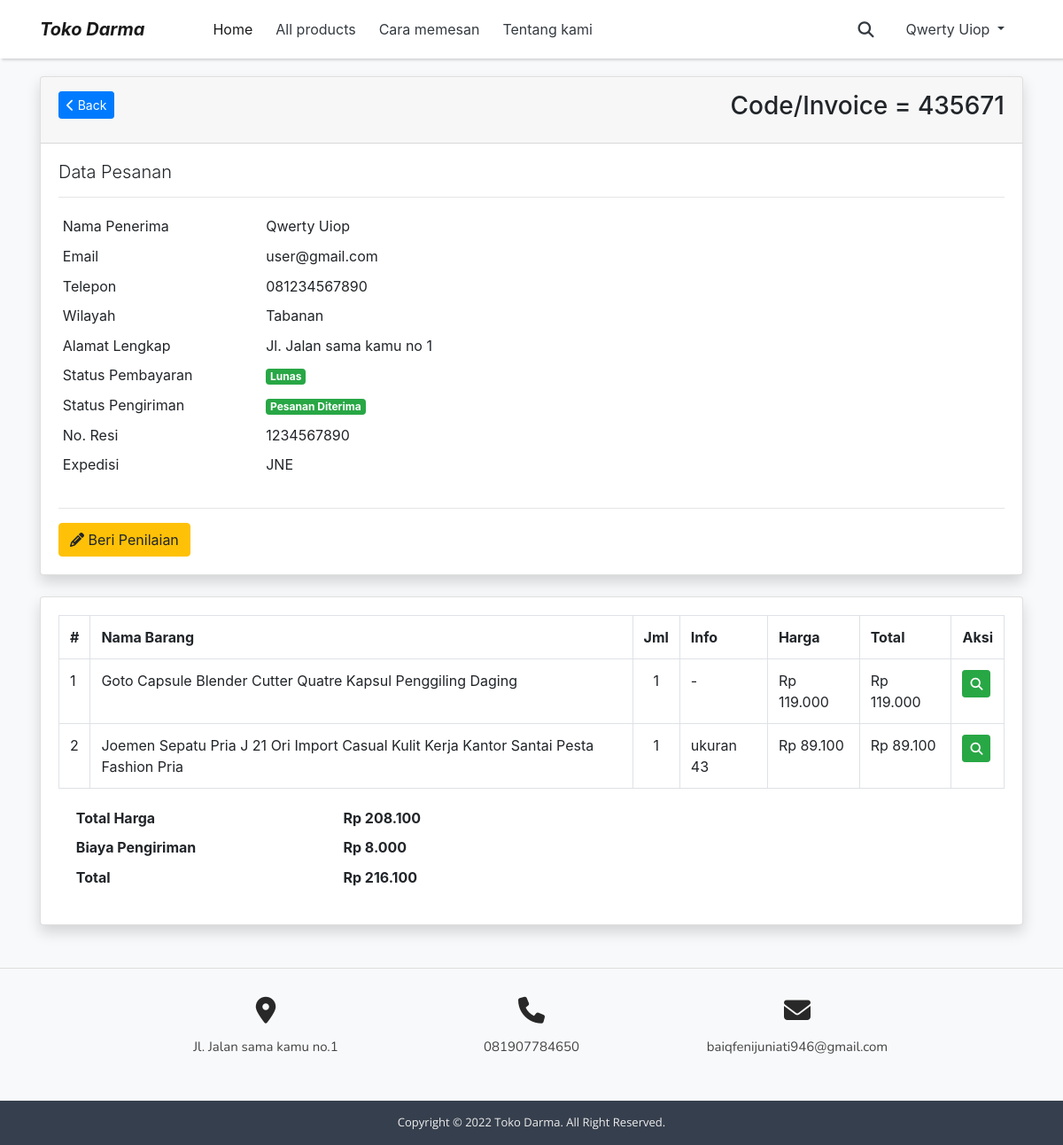
/index.php?page=history&invoice=435671 (signed in), run on the app's committed database.
### tables this page shows
CREATE TABLE `invoice` (
  `id` int(11) NOT NULL,
  `invoice_code` varchar(10) NOT NULL,
  `name` varchar(50) NOT NULL,
  `email` varchar(50) NOT NULL,
  `telp` varchar(20) NOT NULL,
  `region` int(11) NOT NULL,
  `address` text NOT NULL,
  `ongkir` varchar(10) NOT NULL,
  `total_price` int(11) NOT NULL,
  `total_all` int(11) NOT NULL,
  `date_input` datetime NOT NULL,
  `status_payment` int(1) NOT NULL,
  `status_delivery` int(1) NOT NULL,
  `bukti_transfer` varchar(100) NOT NULL,
  `no_resi` varchar(50) NOT NULL,
  `expedisi` varchar(50) NOT NULL
);

CREATE TABLE `region` (
  `id` int(11) NOT NULL,
  `region` varchar(100) NOT NULL,
  `price` int(11) NOT NULL
);

CREATE TABLE `transaction` (
  `id` int(11) NOT NULL,
  `id_invoice` int(11) NOT NULL,
  `product_name` varchar(100) NOT NULL,
  `price` int(11) NOT NULL,
  `qty` int(11) NOT NULL,
  `link` varchar(100) NOT NULL,
  `ket` varchar(200) NOT NULL
);

CREATE TABLE `settings` (
  `id` int(11) NOT NULL,
  `promo` int(11) NOT NULL,
  `promo_time` varchar(40) NOT NULL,
  `short_desc` text NOT NULL,
  `address` varchar(100) NOT NULL,
  `logo` varchar(30) NOT NULL,
  `favicon` varchar(30) NOT NULL
);

CREATE TABLE `general` (
  `id` int(11) NOT NULL,
  `app_name` varchar(50) NOT NULL,
  `slogan` varchar(150) NOT NULL,
  `navbar_color` varchar(10) NOT NULL,
  `host_mail` varchar(50) NOT NULL,
  `port_mail` varchar(5) NOT NULL,
  `crypto_mail` varchar(10) NOT NULL,
  `account_mail` varchar(50) NOT NULL,
  `pass_mail` varchar(150) NOT NULL,
  `whatsapp` varchar(20) NOT NULL,
  `whatsappv2` varchar(20) NOT NULL,
  `email_contact` varchar(50) NOT NULL
);

### index.php (called while the page is built, shortened)
<?php
require_once 'routes.php';
require_once 'include/cfg.php';
require_once 'include/func.php';
include "module/templates/index.php";

### routes.php (called while the page is built, shortened)
<?php
if(isset($_GET['page'])){
    $url = $_GET['page'];
    if($url == "about"){
        $page = "module/pages/about.php";
        $css  = 'page.css';
        $responsive = '';
    }else if($url == "cara_pemesanan"){
        $page = "module/pages/cara_pemesanan.php";
        $css  = 'page.css';
        $responsive = '';
    }else if($url == "rekening"){
        $page = "module/pages/norekening.php";
        $css  = 'page.css';
        $responsive = '';
    }else if($url == "cart"){
        $page = "module/pages/cart.php";
        $css  = 'cart.css';
        $responsive = '';
    }else if($url == "products"){
        $page = "module/pages/products.php";
        $css = 'products.css';
        $responsive = 'product-responsive.css';
    }else if($url == "payment"){
        $page = "module/pages/payment.php";
        $css = 'payment.css';
        $responsive = '';
    }else if($url == "history"){
        $css = 'page.css';
        $responsive = '';
    }
}

### include/func.php (called while the page is built, shortened)
<?php
function string2Number($cString){
    return str_replace(",","",$cString) ;
}
function number2String($nNumber,$nDecimals=0){
    $nNumber = floatval(string2Number($nNumber)) ;
    return number_format($nNumber,$nDecimals,",",".") ;
}

### module/pages/history.php (the view, shortened to what this page needs)
<?php
if(isset($_GET['invoice']) && $_GET['invoice'] <> ""){
    $cInvoice = $_GET['invoice'];
    $dbData = mysqli_query($db,"select * from invoice where invoice_code='$cInvoice'");
    $vaInvoice = mysqli_fetch_array($dbData);
    $dbRegion = mysqli_query($db,"select * from region where id='{$vaInvoice['region']}'");
    $vaRegion = mysqli_fetch_array($dbRegion);
    $vaRating = array();
?>
<div class="container" style="margin-top:20px;">
	<div class="card shadow mb-4">
		<div class="card-header py-3">
            <a href="?page=history" class="btn btn-sm btn-primary"><i class="fa fa-chevron-left"></i> Back</a>
            <h1 class="h3 mb-2 text-gray-800 mb-2" style="float:right">Code/Invoice = <?= $vaInvoice['invoice_code']; ?></h1>
		</div>
		<div class="card-body">
            <h3 class="lead"> Data Pesanan</h3>
            <hr>
            <div class="row">
                <div class="col-md-6">
                    <table class="table table-sm table-borderless">
                        <tr>
                            <td>Nama Penerima</td>
                            <td><?= $vaInvoice['name']; ?></td>
                        </tr>
                        <tr>
                            <td>Email</td>
                            <td><?= $vaInvoice['email']; ?></td>
                        </tr>
                        <tr>
                            <td>Telepon</td>
                            <td><?= $vaInvoice['telp']; ?></td>
                        </tr>
                        <tr>
                            <td>Wilayah</td>
                            <td><?= $vaRegion['region']; ?></td>
                        </tr>
                        <tr>
                            <td>Alamat Lengkap</td>
                            <td><?= $vaInvoice['address']; ?></td>
                        </tr>
                        <tr>
                            <td>Status Pembayaran</td>
                            <?php if($vaInvoice['status_payment'] == 1){ ?>
                                <td><span class="badge badge-success">Lunas</span></td>
                            <?php
                                }
                            ?>
                        </tr>
                        <tr>
                            <td>Status Pengiriman</td>
                            <?php
                                if($vaInvoice['status_delivery'] == 3){
                            ?>
                                <td><span class="badge badge-success">Pesanan Diterima</span></td>
                            <?php
                                }else if($vaInvoice['status_delivery'] == 2){
                            ?>
                                <td><span class="badge badge-info">Dikirim</span></td>
                            <?php
                                }else if($vaInvoice['status_delivery'] == 1){
                            ?>
                                <td><span class="badge badge-warning">Dikemas</span></td>
                            <?php
                                }else{ ?>
                                <td><span class="badge badge-danger">Belum Dikirim</span></td>
                            <?php } ?>
                        </tr>
                        <?php
                            if($vaInvoice['status_delivery'] >= 2){
                        ?>
                        <tr>
                            <td>No. Resi</td>
                            <td><?=$vaInvoice['no_resi']?></td>
                        </tr>
                        <tr>
                            <td>Expedisi</td>
                            <td><?=$vaInvoice['expedisi']?></td>
                        </tr>
                        <?php
                            }
                        ?>
                    </table>
                </div>
            </div>
            <hr>
            <?php
            if($vaInvoice['status_payment'] == 1 && $vaInvoice['status_delivery'] == 3){
                if(count($vaRating) > 0){
            ?>
                <a class="btn btn-default btn-outline-info" data-toggle="modal" data-target="#modalPenilaian" onclick="showModalPenilaian('<?= $vaInvoice['invoice_code']; ?>')">
                    <i class="fa fa-star"></i>
                    Lihat Penilaian
                </a>
            <?php
                }else{
            ?>
                <a class="btn btn-warning" data-toggle="modal" data-target="#modalPenilaian" onclick="showModalPenilaian('<?= $vaInvoice['invoice_code']; ?>')">
                    <i class="fa fa-pencil"></i>
                    Beri Penilaian
                </a>
            <?php
                }
            }
            ?>
		</div>
	</div>
    <div class="card shadow mb-5">
        <div class="card-body">
            <table class="table table-bordered">
                <tr>
                    <th>#</th>
                    <th>Nama Barang</th>
                    <th>Jml</th>
                    <th>Info</th>
                    <th>Harga</th>
                    <th>Total</th>
                    <th>Aksi</th>
                <?php
                $no=1;
                $dbOrder = mysqli_query($db,"select * from transaction where id_invoice='$cInvoice'");
                while($data = mysqli_fetch_array($dbOrder)){ ?>
                </tr>
                    <td><?= $no; ?></td>
                    <td><?= $data['product_name']; ?></td>
                    <td class="text-center"><?= $data['qty']; ?></td>
                    <?php if($data['ket'] == ""){ ?>
                        <td>-</td>
                    <?php }else{ ?>
                        <td><?= $data['ket']; ?></td>
                    <?php } ?>
                    <td>Rp <?= number2String($data['price']); ?></td>
                    <?php $total = $data['price'] * $data['qty']; ?>
                    <td>Rp <?= number2String($total); ?></td>
                    <td>
                        <a href="index.php?p=<?= $data['link']; ?>" target="_blank" class="btn btn-sm btn-success"><i class="fa fa-search"></i></a>
                    </td>
                <?php
                    $no++;
                    }
                ?>
            </table>
            <div class="col-md-6">
                <table class="table table-borderless table-sm">
                    <tr>
                        <th>Total Harga</th>
                        <th>Rp <?= number2String($vaInvoice['total_price']); ?></script></th>
                    </tr>
                    <tr>
                        <th>Biaya Pengiriman</th>
                        <th>Rp <?= number2String($vaInvoice['ongkir']); ?></th>
                    </tr>
                    <tr>
                        <th>Total</th>
                        <th>Rp <?= number2String($vaInvoice['total_all']); ?></th>
                    </tr>
                </table>
            </div>
        </div>
    </div>
</div>
<?php
}
?>

### module/templates/index.php (shortened to what this page needs)
<?php
    $dbSettings    = mysqli_query($db,"select * from settings");
    $vaSettings    = mysqli_fetch_array($dbSettings);
    $dbGeneral     = mysqli_query($db,"select * from general");
    $vaGeneral     = mysqli_fetch_array($dbGeneral);
?>
<!doctype html>
<html lang="en">
  <head>
    <link rel="stylesheet" href="https://stackpath.bootstrapcdn.com/bootstrap/4.4.1/css/bootstrap.min.css">
    <link rel="stylesheet" href="assets/css/fonts.css">
    <link rel="stylesheet" type="text/css" href="assets/css/app.css">
    <link rel="stylesheet" type="text/css" href="assets/css/app-responsive.css">
    <link rel="stylesheet" type="text/css" href="assets/css/<?= $css?>">
    <link rel="stylesheet" type="text/css" href="assets/css/<?= $responsive?>">
    <link rel="stylesheet" href="assets/icofont/icofont.min.css">
    <link rel="stylesheet" type="text/css" href="//cdn.jsdelivr.net/npm/slick-carousel@1.8.1/slick/slick.css"/>
    <link rel="stylesheet" href="assets/select2-4.0.6-rc.1/dist/css/select2.min.css">
    <link rel="stylesheet" href="assets/lightbox2-2.11.1/dist/css/lightbox.css">
  </head>
  <body style="background-color: #f8f9fa !important;">
  <nav class="navbar fixed-top navbar-expand-lg navbar-light bg-light" style="background-color:#fff!important;box-shadow: rgba(0, 0, 0, 0.15) 1.95px 1.95px 2.6px;">
  <div class="container">
    <a class="navbar-brand mr-5" href="index.php" style="font-weight: 700;font-style: italic;">
      Toko Darma
    </a>
    <div class="collapse navbar-collapse ml-3" id="navbarSupportedContent">
      <ul class="navbar-nav mr-auto">
        <li class="nav-item active">
          <a class="nav-link" href="index.php">Home</a>
        </li>
        <li class="nav-item">
          <a class="nav-link text-dark" href="?page=products">All products</a>
        </li>
        <li class="nav-item">
          <a class="nav-link text-dark" href="?page=cara_pemesanan">Cara memesan</a>
        </li>
        <li class="nav-item">
          <a class="nav-link text-dark" href="?page=about">Tentang kami</a>
        </li>
      </ul>
      <i class="fa text-dark icon-search-navbar desktop-search fa-search"></i>
      <br>
      <?php
        if(isset($_SESSION['name'])){
      ?>
      <li class="dropdown" style="margin-top:-20px;margin-left:-10px;">
          <a class="nav-link text-dark dropdown-toggle" href="#" id="navbarDropdown" role="button" data-toggle="dropdown" aria-haspopup="true" aria-expanded="false">
          <?= $_SESSION['name']?>
          </a>
        </li>
      <?php
        }else{
      ?>
      <a class="nav-link text-dark" href="login.php">Login</a>
      <a class="nav-link text-dark" href="register.php">Daftar</a>
      <?php
        }
      ?>
      <br>
      <br>
    </div>
  </div>
</nav>
<div class="top-nav"></div>
<div class="top-nav"></div>
       <?php include $page; ?>
     <footer>
        <div class="contact">
            <div class="main">
                <div class="item">
                    <i class="fa fa-map-marker-alt"></i>
                    <p><?=$vaSettings['address']?></p>
                </div>
                <div class="item">
                    <i class="fa fa-phone"></i>
                    <p><?=$vaGeneral['whatsapp']?></p>
                </div>
                <div class="item">
                    <i class="fa fa-envelope"></i>
                    <p><?=$vaGeneral['email_contact']?></p>
                </div>
            </div>
        </div>
        <div class="copyright" style="background-color: #363f4d">
            <p class="mb-0">Copyright &copy; <span id="footer-cr-years"></span> <?= $vaGeneral['app_name'];?>. All Right Reserved.</p>
        </div>
        </footer>
</html>

### assets/css/app.css (style rules this page uses)
nav li { margin: 5px; color: white; }
div.top-nav { height: 33px; }
i.icon-search-navbar { cursor: pointer; position: relative; top: 1px; font-size: 18px; margin-right: 30px; }
footer { height: auto; width: 100%; }
footer div.contact { border-top: 1px solid #ddd; height: 150px; width: 100%; }
footer div.contact div.main { display: flex; flex-direction: row; height: 100%; justify-content: space-around; margin: auto; position: relative; width: 1200px; }
footer div.contact div.main div.item { display: flex; flex-direction: column; justify-content: center; height: 100%; width: 300px; }
footer div.contact div.main div.item i { color: #00b290; font-size: 30px; text-align: center; }
footer div.contact div.main div.item p { color: #444; font-family: "Nunito"; font-size: 15px; margin-top: 15px; text-align: center; }
footer div.copyright { background-color: #363f4d; box-sizing: border-box; display: flex; flex-direction: column; height: 50px; justify-content: center; padding: 0 20px; position: relative; width: 100%; }
footer div.copyright p { color: #eee; font-family: "Open Sans"; font-size: 13px; position: absolute; left: 50%; transform: translate(-50%, 0); text-align: center; }

### assets/css/app-responsive.css (style rules this page uses)
@media screen and (max-width: 1250px) { footer div.contact div.main { width: 900px; } }

### assets/css/page.css (style rules this page uses)
body { background-color: #f8f9fa !important; }

### module/templates/index.php (style rules this page uses)
footer div.contact div.main div.item i { color: #282828; }

### data on the page
invoice: invoice_code "435671", name "Qwerty Uiop", email "user@gmail.com", telp "081234567890", address "Jl. Jalan sama kamu no 1", no_resi "1234567890", expedisi "JNE", total_price "208.100", ongkir "8.000", total_all "216.100"
region: region "Tabanan"
transaction: product_name "Goto Capsule Blender Cutter Quatre Kapsul Penggiling Daging", qty "1", price "119.000", number2String($total) "119.000"
transaction: product_name "Joemen Sepatu Pria J 21 Ori Import Casual Kulit Kerja Kantor Santai Pesta Fashion Pria", qty "1", ket "ukuran 43", price "89.100", number2String($total) "89.100"
settings: address "Jl. Jalan sama kamu no.1"
general: whatsapp "081907784650", email_contact "baiqfenijuniati946@gmail.com", app_name "Toko Darma"

### other printed values
$_SESSION['name'] "Qwerty Uiop"
